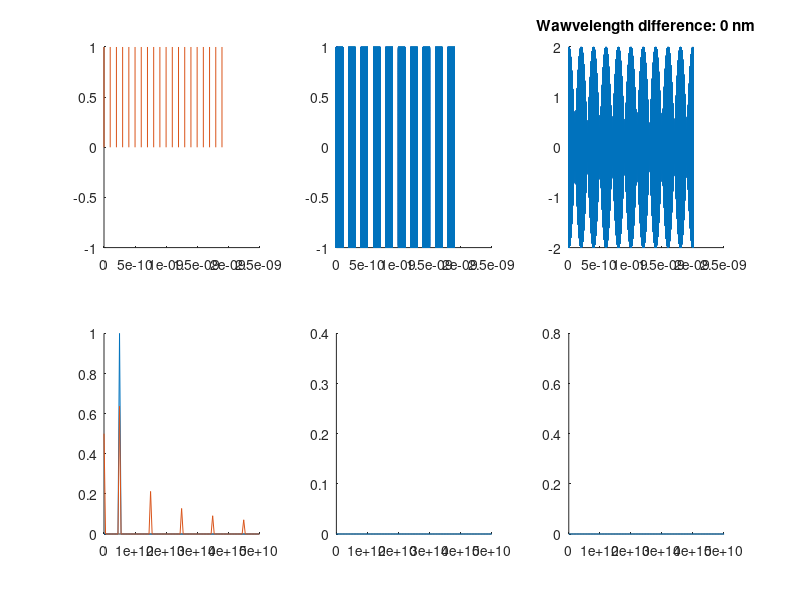

Write the MATLAB code that produced this figure.
clear

LIGHT_SPEED = 299792458;

% NearIR wavelength windows
window1Wavelength_m = [650 950]*10^-9;

window2Wavelength_m = [1100 1350]*10^-9;

window3Wavelength_m = [1600 1870]*10^-9;

window4Wavelength_m = [2100 2300]*10^-9;

%Target resonance
targetFrequency_hz = 5*10^9;

targetWavelength_m = LIGHT_SPEED/targetFrequency_hz;

targetPeriod_s = 1/targetFrequency_hz;

periodsToSimulate = 10;

simulationDuration_s = periodsToSimulate*targetPeriod_s;

% Convert wavelengths to frequncies
window1Frequency_hz = LIGHT_SPEED./window1Wavelength_m;

window2Frequency_hz = LIGHT_SPEED./window2Wavelength_m;

window3Frequency_hz = LIGHT_SPEED./window3Wavelength_m;

window4Frequency_hz = LIGHT_SPEED./window4Wavelength_m;

% Sampling rate
samplingFrequency_hz = window1Frequency_hz(1)*4;

samplingPeriod_s = 1/samplingFrequency_hz;

sampleLength = simulationDuration_s/samplingPeriod_s;



% Create signals
time_s = (0:sampleLength-1)*samplingPeriod_s; 

% Target signal is just sine wave
targetSignal = sin(2*pi*targetFrequency_hz*time_s);

% Ideal pulsed signal is half-rectified square wave
pulsedSignal = targetSignal;

pulsedSignal(pulsedSignal < 0) = 0;

pulsedSignal(pulsedSignal > 0) = 1;

% Add lightwave to pulses
carrierFrequency_hz = window4Frequency_hz(1);

lightPulseSignal = sin(2*pi*carrierFrequency_hz*time_s).*pulsedSignal;

% Create beating signal - subtract so longer wavelength
upperFrequncy_hz = carrierFrequency_hz - targetFrequency_hz;

beatingSignal = sin(2*pi*carrierFrequency_hz*time_s) + sin(2*pi*upperFrequncy_hz*time_s);

wavelengthDifference_nm = (LIGHT_SPEED/upperFrequncy_hz - LIGHT_SPEED/carrierFrequency_hz)*10^9;


% Frequency analysis 
frequencyReference = samplingFrequency_hz*(0:(sampleLength/2))/sampleLength;

% Target signal
targetPower = abs(fft(targetSignal)/sampleLength);

targetPower = targetPower(1:sampleLength/2+1);

targetPower(2:end-1) = 2*targetPower(2:end-1);

% Ideal pulsed
pulsedPower = abs(fft(pulsedSignal)/sampleLength);

pulsedPower = pulsedPower(1:sampleLength/2+1);

pulsedPower(2:end-1) = 2*pulsedPower(2:end-1);

% Lightwave pulsed
lightPulsedPower = abs(fft(lightPulseSignal)/sampleLength);

lightPulsedPower = lightPulsedPower(1:sampleLength/2+1);

lightPulsedPower(2:end-1) = 2*lightPulsedPower(2:end-1);

% Beating 
beatingPower = abs(fft(beatingSignal)/sampleLength);

beatingPower = beatingPower(1:sampleLength/2+1);

beatingPower(2:end-1) = 2*beatingPower(2:end-1);



% Display results
%% Plot signals
close all

figure; subplot(2,3,1); hold on

plot(time_s, targetSignal)

plot(time_s, pulsedSignal)

subplot(2,3,2); hold on

plot(time_s, lightPulseSignal)

subplot(2,3,3); hold on

plot(time_s, beatingSignal)

title(sprintf('Wawvelength difference: %.f nm', wavelengthDifference_nm));

% Plot power spectra
subplot(2,3,4); hold on

plot(frequencyReference, targetPower)

plot(frequencyReference, pulsedPower)

xlim([0 50*10^9])

subplot(2,3,5); hold on

plot(frequencyReference, lightPulsedPower)

xlim([0 50*10^9])

subplot(2,3,6); hold on

plot(frequencyReference, beatingPower)

xlim([0 50*10^9])